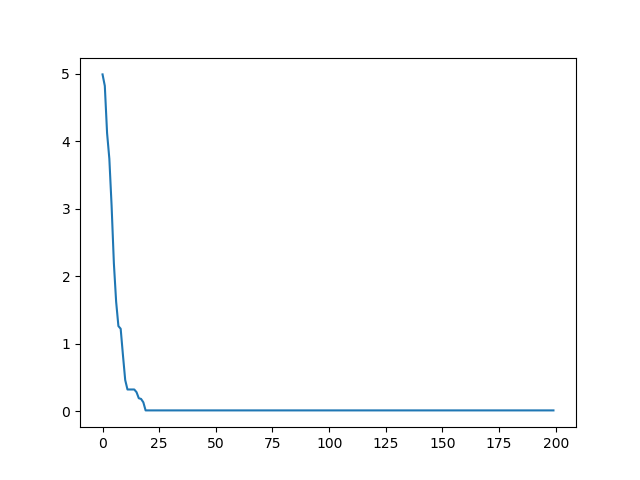

This chart was generated by the following Python code:
# -------------------------------------------------------------
#               Particle Swarm Optimization (PSO)
# -------------------------------------------------------------
# To solve optimization problem (minimization) using PSO.
# -------------------------------------------------------------
# Python version used: 2.7
# -------------------------------------------------------------


# -------------------------------------------------------------
# Step 1: Library Inclusion
# -------------------------------------------------------------
import random
import time
from copy import deepcopy
import fitnessFunction as ff  # Fitness Function and Parameters
import matplotlib.pyplot as plt
startTime = time.time()

# -------------------------------------------------------------
# Step 2: Parameters
# -------------------------------------------------------------

# 2.1 PSO Parameters
algoName = "PSOBasic"  # Algo Name
c1 = 1.5  # Acceleration constant
c2 = 1.5  # Acceleration constant
w = 0.8  # Inertia weight
vLB = -1  # Velocity Lower Bound
vUB = 1  # Velocity Upper Bound

# 2.2 Global Parameters
iterations = 20000  # Number of iterations
popSize = 100  # Population Size(i.e Number of Chromosomes)
pop = []  # Store Population with Fitness
gBest = []  # Rember Global Best chromosome
gBestFitness = []  # Rember fitness of Global Best chromosome

# 2.3 Result Saving Parameters
resultFileName = "result" + algoName + ".csv"


# 2.4 Stores Particle, ParticleFitness, Velocity, PBest,PBestFitness collectively;
class Individual:
    def __init__(self, P, PF, V, PB, PBF):
        self.particle = P
        self.particleFitness = PF
        self.velocity = V
        self.pBest = PB
        self.pBestFitness = PBF


# 2.5 Problem parameters
# Problem Parameters are defined in in fitnessFunction.py file


# -------------------------------------------------------------
# Step 3: Functions Definitions
# -------------------------------------------------------------

# Function 1: Fitness Function
# FitnessFunction is defined in fitnessFunction.py file


# Function 2: Generate Random Initial Population
def Init():
    for i in range(0, popSize):
        particle = []
        velocity = []
        for j in range(0, ff.D):
            particle.append(round(random.uniform(ff.LB, ff.UB), 2))
            velocity.append(round(random.uniform(vLB, vUB), 2))

        particleFitness = round(ff.FitnessFunction(particle), 2)
        newIndividual = Individual(particle, particleFitness, velocity, deepcopy(particle), particleFitness)
        pop.append(newIndividual)


# Function 3: Remember Global BEST in the pop;
def MemoriseGlobalBest():
    global gBest, gBestFitness
    for p in pop:
        if p.pBestFitness < gBestFitness:
            gBest = deepcopy(p.pBest)
            gBestFitness = p.pBestFitness


# Function 4: Perform PSO Operation
def PSOOperation():
    for i in range(0, popSize):
        for j in range(0, ff.D):

            # Choose two random numbers
            r1 = random.random()
            r2 = random.random()

            # Velocity update
            pop[i].velocity[j] = w * pop[i].velocity[j] + \
                                 c1 * r1 * (pop[i].pBest[j] - pop[i].particle[j]) + \
                                 c2 * r2 * (gBest[j] - pop[i].particle[j])

            if pop[i].velocity[j] < vLB:
                pop[i].velocity[j] = random.uniform(vLB, vUB)

            if pop[i].velocity[j] > vUB:
                pop[i].velocity[j] = random.uniform(vLB, vUB)

            # Particle update
            pop[i].particle[j] = round(pop[i].particle[j] + pop[i].velocity[j], 2)

            if pop[i].particle[j] < ff.LB:
                pop[i].particle[j] = round(random.uniform(ff.LB, ff.UB), 2)

            if pop[i].particle[j] > ff.UB:
                pop[i].particle[j] = round(random.uniform(ff.LB, ff.UB), 2)

        pop[i].particleFitness = round(ff.FitnessFunction(pop[i].particle), 2)

        # Select between particle and pBest
        if pop[i].particleFitness <= pop[i].pBestFitness:
            pop[i].pBest = pop[i].particle
            pop[i].pBestFitness = pop[i].particleFitness


# -------------------------------------------------------------
# Step 4: Start Program
# -------------------------------------------------------------
Init()
gBest = pop[0].pBest
gBestFitness = pop[0].pBestFitness
MemoriseGlobalBest()

# Saving Result
fp = open(resultFileName, "w");
fp.write("Iteration,Fitness,Chromosomes\n")
count=0
a=[]

# Running till number of iterations
for i in range(0, iterations):
    PSOOperation()
    MemoriseGlobalBest()

    if i % 100 == 0:
        print("I:", i, "\t Fitness:", gBestFitness)
        fp.write(str(i) + "," + str(gBestFitness) + "," + str(gBest) + "\n")
        count=count+1
        a.append(gBestFitness)
print("I:", i + 1, "\t Fitness:", gBestFitness)
fp.write(str(i + 1) + "," + str(gBestFitness) + "," + str(gBest))
fp.close()

print("Done")
print("\nBestFitness:", gBestFitness)
print("Best particle:", gBest)
print("Result is saved in", resultFileName)
print("Total Time Taken: ", round(time.time() - startTime, 2), " sec\n")

plt.plot(range(count),a)
plt.show()
